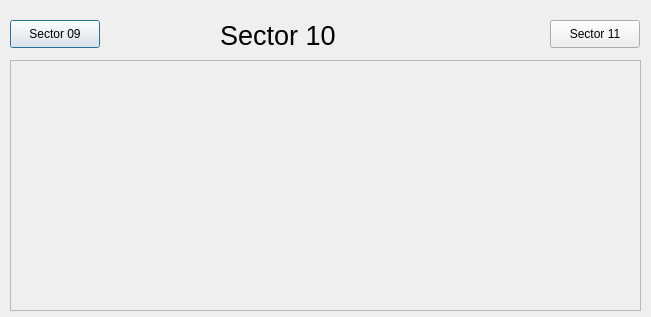
<?xml version="1.0" encoding="UTF-8"?>
<ui version="4.0">
 <class>Dialog</class>
 <widget class="QDialog" name="Dialog">
  <property name="geometry">
   <rect>
    <x>0</x>
    <y>0</y>
    <width>651</width>
    <height>317</height>
   </rect>
  </property>
  <property name="windowTitle">
   <string>Dialog</string>
  </property>
  <widget class="QLabel" name="label_2">
   <property name="geometry">
    <rect>
     <x>220</x>
     <y>20</y>
     <width>131</width>
     <height>31</height>
    </rect>
   </property>
   <property name="font">
    <font>
     <pointsize>20</pointsize>
    </font>
   </property>
   <property name="text">
    <string>Sector 10</string>
   </property>
  </widget>
  <widget class="ASguiFormPlugin" name="asguiformplugin">
   <property name="geometry">
    <rect>
     <x>10</x>
     <y>60</y>
     <width>631</width>
     <height>251</height>
    </rect>
   </property>
   <property name="uiFile" stdset="0">
    <string>SectorVacuumSchematic.ui</string>
   </property>
   <property name="variableSubstitutions" stdset="0">
    <string>SR=10 SRPREV=09</string>
   </property>
  </widget>
  <widget class="QCaPushButtonPlugin" name="guipushbuttonplugin">
   <property name="geometry">
    <rect>
     <x>10</x>
     <y>20</y>
     <width>90</width>
     <height>28</height>
    </rect>
   </property>
   <property name="text">
    <string>Sector 09</string>
   </property>
   <property name="guiFile">
    <string>SVS09.ui</string>
   </property>
   <property name="creationOption" stdset="0">
    <enum>QCaPushButtonPlugin::Open</enum>
   </property>
  </widget>
  <widget class="QCaPushButtonPlugin" name="guipushbuttonplugin_2">
   <property name="geometry">
    <rect>
     <x>550</x>
     <y>20</y>
     <width>90</width>
     <height>28</height>
    </rect>
   </property>
   <property name="text">
    <string>Sector 11</string>
   </property>
   <property name="guiFile">
    <string>SVS11.ui</string>
   </property>
   <property name="creationOption" stdset="0">
    <enum>QCaPushButtonPlugin::Open</enum>
   </property>
  </widget>
 </widget>
 <customwidgets>
  <customwidget>
   <class>QCaPushButtonPlugin</class>
   <extends>QPushButton</extends>
   <header>QCaPushButtonPlugin.h</header>
  </customwidget>
  <customwidget>
   <class>ASguiFormPlugin</class>
   <extends>QScrollArea</extends>
   <header>ASguiFormPlugin.h</header>
  </customwidget>
 </customwidgets>
 <resources/>
 <connections/>
</ui>
